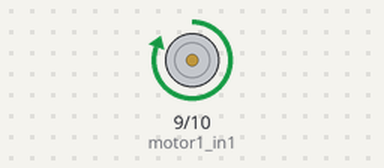
This sketch was run on a simulated Arduino Uno, built with avr-gcc and run on an emulated ATmega328P. Shown: motor-driver pin pairs drawn as motors (green arrow = first pin HIGH = forward, orange = second pin HIGH = backward, longer = more drive, scaled by the enable pin).

Above: at 0.5 s.
At 2.5 s:
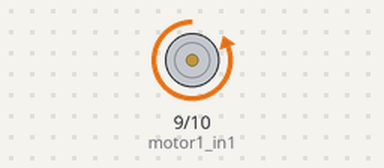
At 3.5 s:
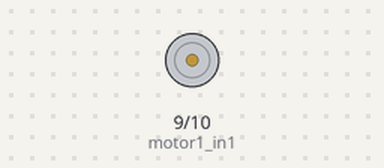
Timing chart, 0 to 5.2 s (numbered marks = the images above):
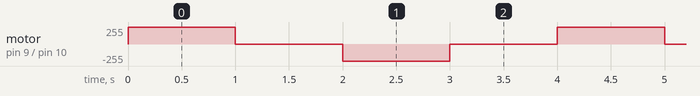

The sketch:

1_DC_Motor.ino
```cpp
int motor1_in1 = 9, motor1_in2 = 10;   //motor pins' controller are connected to pin 9 and 10
int motor1_enable = 8;                 //enable pin is connected to pin 8

void setup() {
  pinMode(motor1_in1, OUTPUT);      //set the pin 8, 9, and 10 as output
  pinMode(motor1_in2, OUTPUT);
  pinMode(motor1_enable, OUTPUT);
  digitalWrite(motor1_enable, 1);   //set the pin 8 high
}

void loop() {
  //the motor is turning in the forward direction for one second
  digitalWrite(motor1_in1, HIGH);
  digitalWrite(motor1_in2, LOW);
  delay(1000);

  //stopping the motor for one second
  digitalWrite(motor1_in1, LOW);
  digitalWrite(motor1_in2, LOW);
  delay(1000);

  //the motor is turning in the backward direction for one second
  digitalWrite(motor1_in1, LOW);
  digitalWrite(motor1_in2, HIGH);
  delay(1000);

  //stopping the motor for one second
  digitalWrite(motor1_in1, LOW);
  digitalWrite(motor1_in2, LOW);
  delay(1000);
}
```

Measured:
- by itself, motor on pin 9 (motor1_in1) / pin 10 (motor1_in2): repeats every 4.0 s: stopped 1.0 s, backward 255/255 1.0 s, stopped 1.0 s, forward 255/255 1.0 s
